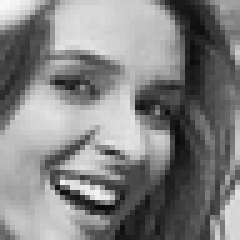
#> input picture FER Model/Data/processed/test/happiness/fer0032231.png, 48 x 48 px, found by its file name (shown 5 times larger); its folder holds only this picture in this run
$ jupyter execute --allow-errors statistics.ipynb
#> lines starting #> are read from the running program, lines starting #| are printed output that depends on the picture
#> further down, img is the input picture: PIL image 48x48 L; min 8, max 247, mean 129.9
#> `pixel_values = np.array(pixel_values)`: pixel_values = 2304 values, max 247 at index 1, min 8 at index 1988, mean 129.9
#> `mean   = np.mean(pixel_values)`: mean = 129.9
#> `median = np.median(pixel_values)`: median = 128
#> `mode   = stats.mode(pixel_values, keepdims=True)[0][0]`: mode = 190
#> `std    = np.std(pixel_values)`: std = 63.9
#|   Mean   : 129.88
#|   Median : 128.00
#|   Mode   : 190
#|   Std Dev: 63.90
[cell 1]
import os
from PIL import Image
import matplotlib.pyplot as plt
from collections import Counter

processed_path = r"C:\Users\Bushra Shahid\Desktop\IDVS\FER Model\Data\processed"

sizes = []

# Collect all image sizes
#> (the rest of this cell did not finish here and is left out)

[cell 2]
import os
from PIL import Image
import matplotlib.pyplot as plt
from collections import Counter

processed_path = r"C:\Users\Bushra Shahid\Desktop\IDVS\FER Model\Data\processed"

modes = []

# Collect all image modes (RGB or Grayscale)
#> (the rest of this cell did not finish here and is left out)

[cell 3]
import os
import numpy as np
import matplotlib.pyplot as plt
from PIL import Image

processed_path = r"C:\Users\Bushra Shahid\Desktop\IDVS\FER Model\Data\processed"

classes = ['happiness', 'neutral', 'sadness']
colors = ['steelblue', 'orange', 'green']

plt.figure(figsize=(12, 4))

# Plot pixel intensity histogram for each class
#> (the rest of this cell did not finish here and is left out)

[cell 4]
import os
import matplotlib.pyplot as plt

processed_path = r"C:\Users\Bushra Shahid\Desktop\IDVS\FER Model\Data\processed"

classes = ['happiness', 'neutral', 'sadness']

fig, (ax1, ax2) = plt.subplots(1, 2, figsize=(12, 6))

# Calculate and plot both train and test side by side
#> (the rest of this cell did not finish here and is left out)

[cell 5]
import os
import numpy as np
from PIL import Image
from scipy import stats

processed_path = r"C:\Users\Bushra Shahid\Desktop\IDVS\FER Model\Data\processed"

classes = ['happiness', 'neutral', 'sadness']

# Calculate mean, median, mode, std per class
#> (the rest of this cell did not finish here and is left out)

[cell 6]
import matplotlib.pyplot as plt
import numpy as np

classes = ['happiness', 'neutral', 'sadness']
means   = [126.71, 120.86, 122.21]
medians = [129.00, 122.00, 125.00]
modes   = [143, 136, 255]
stds    = [59.54, 63.94, 63.52]

x = np.arange(len(classes))
width = 0.2

fig, ax = plt.subplots(figsize=(12, 5))

# Plot mean, median, mode, std side by side
bars1 = ax.bar(x - 1.5*width, means,   width, label='Mean',    color='steelblue')
bars2 = ax.bar(x - 0.5*width, medians, width, label='Median',  color='orange')
bars3 = ax.bar(x + 0.5*width, modes,   width, label='Mode',    color='green')
bars4 = ax.bar(x + 1.5*width, stds,    width, label='Std Dev', color='red')

ax.set_xlabel('Class')
ax.set_ylabel('Pixel Value')
ax.set_title('Mean, Median, Mode, Std Dev per Class')
ax.set_xticks(x)
ax.set_xticklabels(classes)
ax.legend()

ax.bar_label(bars1, padding=3, fmt='%.1f')
ax.bar_label(bars2, padding=3, fmt='%.1f')
ax.bar_label(bars3, padding=3)
ax.bar_label(bars4, padding=3, fmt='%.1f')

plt.tight_layout()
plt.show()
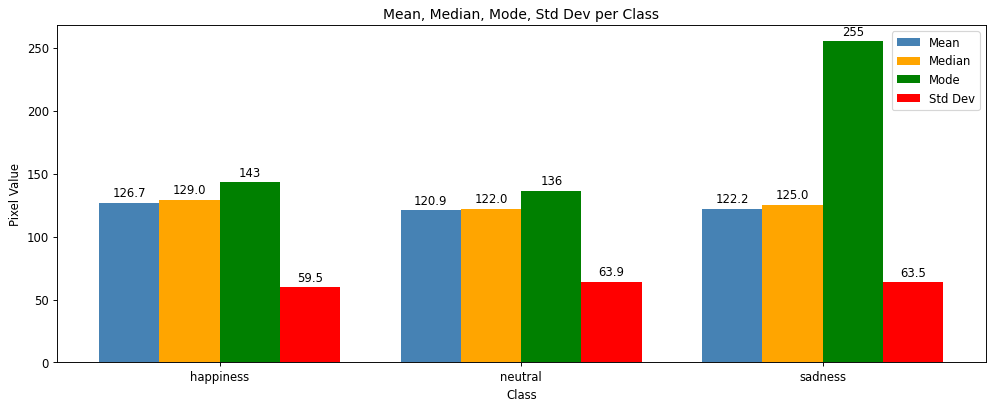
#> figure drawn by matplotlib, 1 panel; tallest bar 126.7 high, from x = -0.4 to -0.2; tallest bar 129 high, from x = -0.2 to 0; tallest bar 255 high, from x = 2 to 2.2
